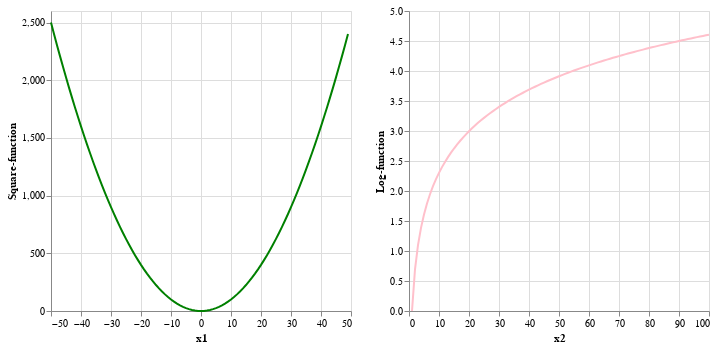

The code cell stored with this chart in its notebook:
### Code cell
x1 = np.arange(-50, 50)
x2 = np.arange(1, 101)

source = pd.DataFrame({'x1':x1,
                       'x2':x2,
                       'Square-function':np.power(x1, 2),
                       'Log-function':np.log(x2)})

chart1 = alt.Chart(source).mark_line(color='green').encode(
            x='x1',
            y='Square-function')

chart2 = alt.Chart(source).mark_line(color='pink').encode(
            x='x2',
            y='Log-function')


(chart1.properties(width=300, height=300) | chart2.properties(width=300, height=300))

### Figure 1 — Vega-Lite specification as saved in the notebook (floating-point values rounded to 4 significant figures)
{"usermeta": {"embedOptions": {"theme": "dark"}}, "config": {"view": {"continuousWidth": 400, "continuousHeight": 300}}, "hconcat": [{"mark": {"type": "line", "color": "green"}, "encoding": {"x": {"type": "quantitative", "field": "x1"}, "y": {"type": "quantitative", "field": "Square-function"}}, "height": 300, "width": 300}, {"mark": {"type": "line", "color": "pink"}, "encoding": {"x": {"type": "quantitative", "field": "x2"}, "y": {"type": "quantitative", "field": "Log-function"}}, "height": 300, "width": 300}], "data": {"name": "data-fb204848e35164870fb8acf24a38f465"}, "$schema": "https://vega.github.io/schema/vega-lite/v4.8.1.json", "datasets": {"data-fb204848e35164870fb8acf24a38f465": [{"x1": -50, "x2": 1, "Square-function": 2500, "Log-function": 0.0}, {"x1": -49, "x2": 2, "Square-function": 2401, "Log-function": 0.6931}, {"x1": -48, "x2": 3, "Square-function": 2304, "Log-function": 1.099}, {"x1": -47, "x2": 4, "Square-function": 2209, "Log-function": 1.386}, {"x1": -46, "x2": 5, "Square-function": 2116, "Log-function": 1.609}, {"x1": -45, "x2": 6, "Square-function": 2025, "Log-function": 1.792}, {"x1": -44, "x2": 7, "Square-function": 1936, "Log-function": 1.946}, {"x1": -43, "x2": 8, "Square-function": 1849, "Log-function": 2.079}, {"x1": -42, "x2": 9, "Square-function": 1764, "Log-function": 2.197}, {"x1": -41, "x2": 10, "Square-function": 1681, "Log-function": 2.303}, {"x1": -40, "x2": 11, "Square-function": 1600, "Log-function": 2.398}, {"x1": -39, "x2": 12, "Square-function": 1521, "Log-function": 2.485}, {"x1": -38, "x2": 13, "Square-function": 1444, "Log-function": 2.565}, {"x1": -37, "x2": 14, "Square-function": 1369, "Log-function": 2.639}, {"x1": -36, "x2": 15, "Square-function": 1296, "Log-function": 2.708}, {"x1": -35, "x2": 16, "Square-function": 1225, "Log-function": 2.773}, {"x1": -34, "x2": 17, "Square-function": 1156, "Log-function": 2.833}, {"x1": -33, "x2": 18, "Square-function": 1089, "Log-function": 2.89}, {"x1": -32, "x2": 19, "Square-function": 1024, "Log-function": 2.944}, {"x1": -31, "x2": 20, "Square-function": 961, "Log-function": 2.996}, {"x1": -30, "x2": 21, "Square-function": 900, "Log-function": 3.045}, {"x1": -29, "x2": 22, "Square-function": 841, "Log-function": 3.091}, {"x1": -28, "x2": 23, "Square-function": 784, "Log-function": 3.135}, {"x1": -27, "x2": 24, "Square-function": 729, "Log-function": 3.178}, {"x1": -26, "x2": 25, "Square-function": 676, "Log-function": 3.219}, {"x1": -25, "x2": 26, "Square-function": 625, "Log-function": 3.258}, {"x1": -24, "x2": 27, "Square-function": 576, "Log-function": 3.296}, {"x1": -23, "x2": 28, "Square-function": 529, "Log-function": 3.332}, {"x1": -22, "x2": 29, "Square-function": 484, "Log-function": 3.367}, {"x1": -21, "x2": 30, "Square-function": 441, "Log-function": 3.401}, {"x1": -20, "x2": 31, "Square-function": 400, "Log-function": 3.434}, {"x1": -19, "x2": 32, "Square-function": 361, "Log-function": 3.466}, {"x1": -18, "x2": 33, "Square-function": 324, "Log-function": 3.497}, {"x1": -17, "x2": 34, "Square-function": 289, "Log-function": 3.526}, {"x1": -16, "x2": 35, "Square-function": 256, "Log-function": 3.555}, {"x1": -15, "x2": 36, "Square-function": 225, "Log-function": 3.584}, {"x1": -14, "x2": 37, "Square-function": 196, "Log-function": 3.611}, {"x1": -13, "x2": 38, "Square-function": 169, "Log-function": 3.638}, {"x1": -12, "x2": 39, "Square-function": 144, "Log-function": 3.664}, {"x1": -11, "x2": 40, "Square-function": 121, "Log-function": 3.689}, {"x1": -10, "x2": 41, "Square-function": 100, "Log-function": 3.714}, {"x1": -9, "x2": 42, "Square-function": 81, "Log-function": 3.738}, {"x1": -8, "x2": 43, "Square-function": 64, "Log-function": 3.761}, {"x1": -7, "x2": 44, "Square-function": 49, "Log-function": 3.784}, {"x1": -6, "x2": 45, "Square-function": 36, "Log-function": 3.807}, {"x1": -5, "x2": 46, "Square-function": 25, "Log-function": 3.829}, {"x1": -4, "x2": 47, "Square-function": 16, "Log-function": 3.85}, {"x1": -3, "x2": 48, "Square-function": 9, "Log-function": 3.871}, {"x1": -2, "x2": 49, "Square-function": 4, "Log-function": 3.892}, {"x1": -1, "x2": 50, "Square-function": 1, "Log-function": 3.912}, {"x1": 0, "x2": 51, "Square-function": 0, "Log-function": 3.932}, {"x1": 1, "x2": 52, "Square-function": 1, "Log-function": 3.951}, {"x1": 2, "x2": 53, "Square-function": 4, "Log-function": 3.97}, {"x1": 3, "x2": 54, "Square-function": 9, "Log-function": 3.989}, {"x1": 4, "x2": 55, "Square-function": 16, "Log-function": 4.007}, {"x1": 5, "x2": 56, "Square-function": 25, "Log-function": 4.025}, {"x1": 6, "x2": 57, "Square-function": 36, "Log-function": 4.043}, {"x1": 7, "x2": 58, "Square-function": 49, "Log-function": 4.06}, {"x1": 8, "x2": 59, "Square-function": 64, "Log-function": 4.078}, {"x1": 9, "x2": 60, "Square-function": 81, "Log-function": 4.094}, {"x1": 10, "x2": 61, "Square-function": 100, "Log-function": 4.111}, {"x1": 11, "x2": 62, "Square-function": 121, "Log-function": 4.127}, {"x1": 12, "x2": 63, "Square-function": 144, "Log-function": 4.143}, {"x1": 13, "x2": 64, "Square-function": 169, "Log-function": 4.159}, {"x1": 14, "x2": 65, "Square-function": 196, "Log-function": 4.174}, {"x1": 15, "x2": 66, "Square-function": 225, "Log-function": 4.19}, {"x1": 16, "x2": 67, "Square-function": 256, "Log-function": 4.205}, {"x1": 17, "x2": 68, "Square-function": 289, "Log-function": 4.22}, {"x1": 18, "x2": 69, "Square-function": 324, "Log-function": 4.234}, {"x1": 19, "x2": 70, "Square-function": 361, "Log-function": 4.248}, {"x1": 20, "x2": 71, "Square-function": 400, "Log-function": 4.263}, {"x1": 21, "x2": 72, "Square-function": 441, "Log-function": 4.277}, {"x1": 22, "x2": 73, "Square-function": 484, "Log-function": 4.29}, {"x1": 23, "x2": 74, "Square-function": 529, "Log-function": 4.304}, {"x1": 24, "x2": 75, "Square-function": 576, "Log-function": 4.317}, {"x1": 25, "x2": 76, "Square-function": 625, "Log-function": 4.331}, {"x1": 26, "x2": 77, "Square-function": 676, "Log-function": 4.344}, {"x1": 27, "x2": 78, "Square-function": 729, "Log-function": 4.357}, {"x1": 28, "x2": 79, "Square-function": 784, "Log-function": 4.369}, {"x1": 29, "x2": 80, "Square-function": 841, "Log-function": 4.382}, {"x1": 30, "x2": 81, "Square-function": 900, "Log-function": 4.394}, {"x1": 31, "x2": 82, "Square-function": 961, "Log-function": 4.407}, {"x1": 32, "x2": 83, "Square-function": 1024, "Log-function": 4.419}, {"x1": 33, "x2": 84, "Square-function": 1089, "Log-function": 4.431}, {"x1": 34, "x2": 85, "Square-function": 1156, "Log-function": 4.443}, {"x1": 35, "x2": 86, "Square-function": 1225, "Log-function": 4.454}, {"x1": 36, "x2": 87, "Square-function": 1296, "Log-function": 4.466}, {"x1": 37, "x2": 88, "Square-function": 1369, "Log-function": 4.477}, {"x1": 38, "x2": 89, "Square-function": 1444, "Log-function": 4.489}, {"x1": 39, "x2": 90, "Square-function": 1521, "Log-function": 4.5}, {"x1": 40, "x2": 91, "Square-function": 1600, "Log-function": 4.511}, {"x1": 41, "x2": 92, "Square-function": 1681, "Log-function": 4.522}, {"x1": 42, "x2": 93, "Square-function": 1764, "Log-function": 4.533}, {"x1": 43, "x2": 94, "Square-function": 1849, "Log-function": 4.543}, {"x1": 44, "x2": 95, "Square-function": 1936, "Log-function": 4.554}, {"x1": 45, "x2": 96, "Square-function": 2025, "Log-function": 4.564}, {"x1": 46, "x2": 97, "Square-function": 2116, "Log-function": 4.575}, {"x1": 47, "x2": 98, "Square-function": 2209, "Log-function": 4.585}, {"x1": 48, "x2": 99, "Square-function": 2304, "Log-function": 4.595}, {"x1": 49, "x2": 100, "Square-function": 2401, "Log-function": 4.605}]}}
